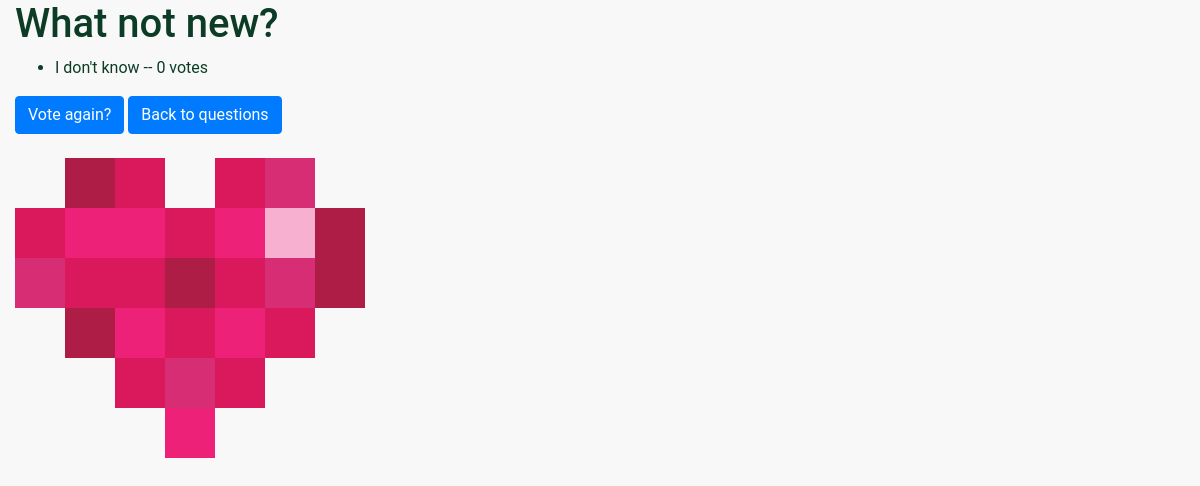
The page /polls/2/results/ on the database as committed earlier.
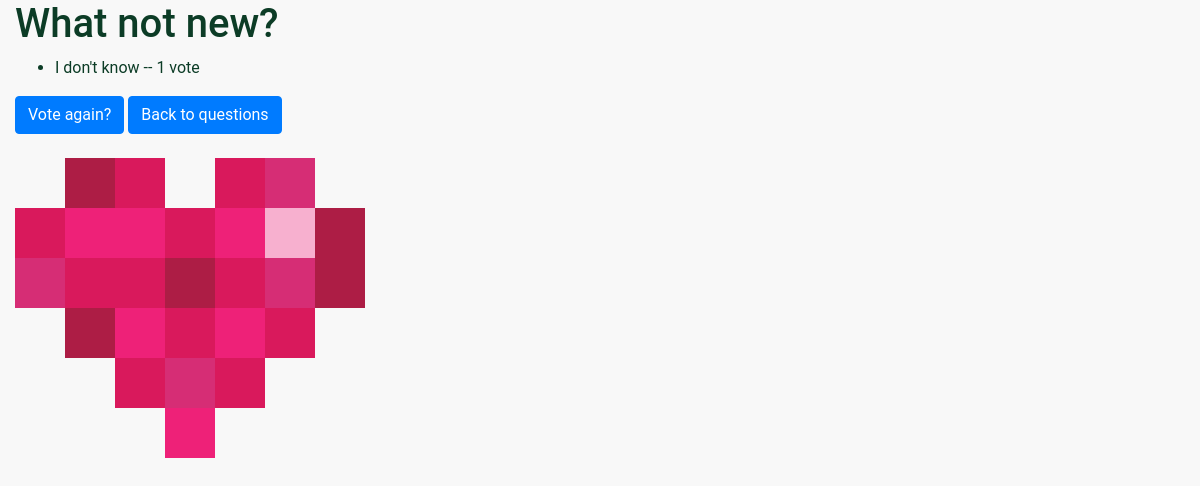
The same page on the database as committed later.
### polls/models.py (models this page shows, shortened)
class Choice(models.Model):
    question = models.ForeignKey(Question, on_delete=models.CASCADE)
    choice_text = models.CharField(max_length=200)
    votes = models.IntegerField(default=0)

### polls/views.py (the view)
# urls.py: path('<int:pk>/results/', views.ResultsView.as_view(), name='results'),
class ResultsView(generic.DetailView):
    model = Question
    template_name = 'polls/results.html'

### polls/templates/polls/results.html (shortened to what this page needs)
{% load static %}
<link rel="stylesheet" type="text/css" href="{% static 'polls/style.css' %}">
<link rel="stylesheet" href="https://cdn.jsdelivr.net/npm/bootstrap@4.6.0/dist/css/bootstrap.min.css">
<div class="container-fluid">
    <h1>{{ question.question_text }}</h1>
    <ul>
    {% for choice in question.choice_set.all %}
        <li>{{ choice.choice_text }} -- {{ choice.votes }} vote{{ choice.votes|pluralize }}</li>
    {% endfor %}
    </ul>
    <a href="{% url 'polls:detail' question.id %}" class="btn btn-default btn-primary">Vote again?</a>
    <a href="{% url 'polls:index' %}" class="btn btn-default btn-primary">Back to questions</a>
    <br/>
    <br/>
    <img src="{% static 'polls/images/fundraising-heart.svg' %}"/>
</div>

Rows that differ between the two databases and show on the page:
changed Choice "I don't know": votes "0" → "1"
